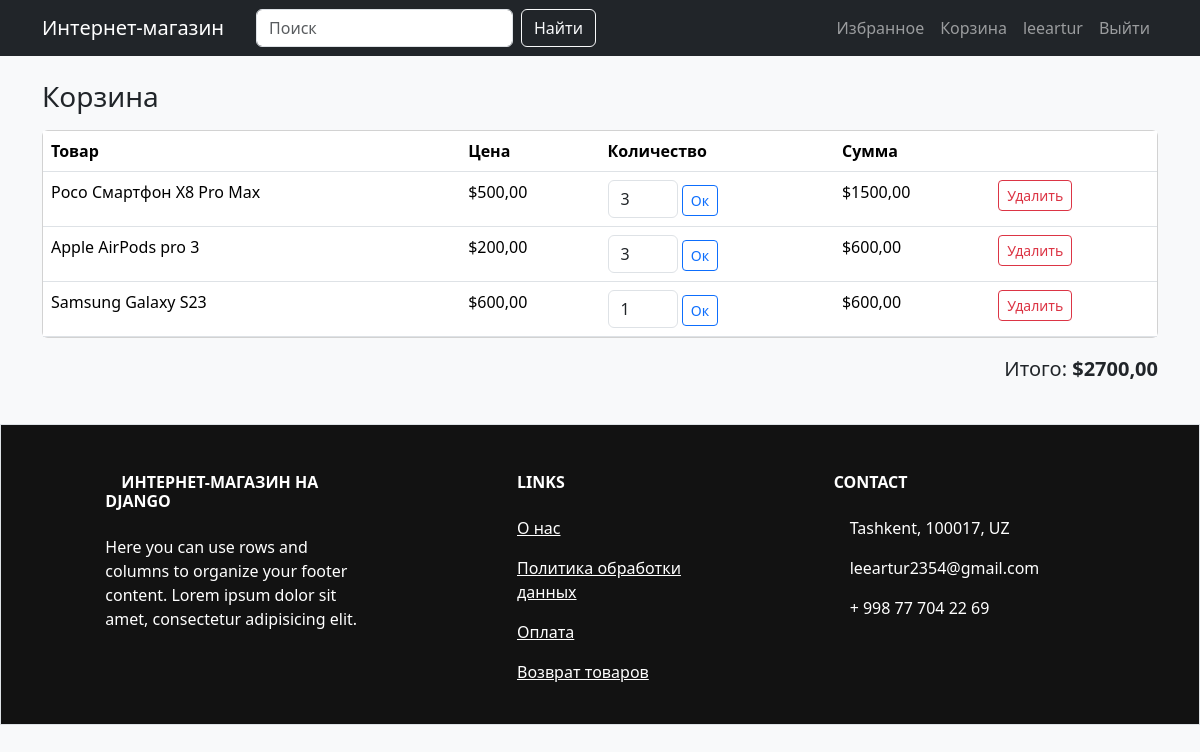
/shop/ (signed in), run on the app's committed database.
### shop/models.py (models this page shows, shortened)
class CartItem(models.Model):
    cart = models.ForeignKey(Cart, on_delete=models.CASCADE, related_name='items', verbose_name='Корзина')
    product = models.ForeignKey('catalog.Product', on_delete=models.CASCADE, verbose_name='Товар')
    quantity = models.PositiveIntegerField(default=1, validators=[MinValueValidator(1)], verbose_name='Количество')
    class Meta:
        verbose_name = 'Товар в корзине'
        verbose_name_plural = 'Товары в корзине'
        unique_together = ('cart', 'product')
    @property
    def total_price(self):
        return self.product.price * self.quantity

class Cart(models.Model):
    user = models.OneToOneField(User, on_delete=models.CASCADE, related_name='cart', verbose_name='Пользователь')
    created_at = models.DateTimeField(auto_now_add=True)
    updated_at = models.DateTimeField(auto_now=True)
    class Meta:
        verbose_name = 'Корзина'
        verbose_name_plural = 'Корзины'
    @property
    def total_price(self):
        return sum((item.total_price for item in self.items.select_related('product')), 0)

### catalog/models.py (models this page shows, shortened)
class Product(models.Model):
    category = models.ForeignKey(Category, on_delete=models.PROTECT, related_name='products', verbose_name='Категория')
    name = models.CharField(max_length=255, verbose_name='Название')
    slug = models.SlugField(unique=True, verbose_name='Слаг')
    description = models.TextField(blank=True, verbose_name='Описание')
    price = models.DecimalField(max_digits=10, decimal_places=2, validators=[MinValueValidator(0)], verbose_name='Цена')
    old_price = models.DecimalField(max_digits=10, decimal_places=2, validators=[MinValueValidator(0)],
                                    null=True, blank=True, verbose_name='Старая цена')
    image = models.ImageField(upload_to='products/', null=True, blank=True, verbose_name='Изображение')
    stock = models.PositiveIntegerField(default=0, verbose_name='Наличие')
    is_active = models.BooleanField(default=True, verbose_name='Активность')
    is_featured = models.BooleanField(default=False, verbose_name='Рекомендуемый')
    is_new = models.BooleanField(default=False, verbose_name='Новинка')
    created_at = models.DateTimeField(auto_now_add=True, verbose_name='Дата создания')
    updated_at = models.DateTimeField(auto_now=True, verbose_name='Дата обновления')
    class Meta:
        verbose_name = 'Товар'
        verbose_name_plural = 'Товары'
        ordering = ['-created_at']

### shop/views.py (the view)
# urls.py: path('', cart_view, name='cart'),
@login_required
def cart_view(request):
    cart, _ = Cart.objects.get_or_create(user=request.user)
    return render(request, 'shop/cart.html', {'cart': cart})

### templates/shop/cart.html (shortened to what this page needs)
{% extends 'base.html' %}
{% block content %}
    <h1 class="h3 mb-3">Корзина</h1>
    {% if cart.items.all %}
        <div class="card">
            <div class="table-responsive">
                <table class="table mb-0">
                    <thead>
                        <tr>
                            <th>Товар</th>
                            <th>Цена</th>
                            <th>Количество</th>
                            <th>Сумма</th>
                            <th></th>
                        </tr>
                    </thead>
                    <tbody>
                        {% for item in cart.items.all %}
                            <tr>
                                <td>{{ item.product.name }}</td>
                                <td>${{ item.product.price }}</td>
                                <td>
                                    <form action="{% url 'update_cart_item' item.id %}" method="post">
                                        <input class="form-control d-inline-block" style="width: 70px" type="number"
                                               min="0" max="{{ item.product.stock }}" name="quantity" value="{{ item.quantity }}">
                                        <button class="btn btn-sm btn-outline-primary" type="submit">Ок</button>
                                    </form>
                                </td>
                                <td>${{ item.total_price }}</td>
                                <td>
                                    <form action="{% url 'remove_cart_item' item.id %}" method="post">
                                        <button class="btn btn-sm btn-outline-danger" type="submit">Удалить</button>
                                    </form>
                                </td>
                            </tr>
                        {% endfor %}
                    </tbody>
                </table>
            </div>
        </div>
        <p class="text-end fs-5 mt-3">Итого: <b>${{ cart.total_price }}</b></p>
    {% else %}
        <p>Корзина пуста.</p>
    {% endif %}
{% endblock %}

### templates/base.html (shortened to what this page needs)
{% load static %}
<!doctype html>
<html lang="ru">
<head>
    <link href="https://cdn.jsdelivr.net/npm/bootstrap@5.3.3/dist/css/bootstrap.min.css" rel="stylesheet">
    <link rel="stylesheet" href="{% static 'css/style.css' %}">
</head>
<body class="bg-light" contenteditable="false">
    <nav class="navbar navbar-expand-lg navbar-dark bg-dark">
        <div class="container">
            <a class="navbar-brand" href="{% url 'catalog' %}">Интернет-магазин</a>
            <div class="collapse navbar-collapse" id="menu">
                <form class="d-flex ms-lg-3 my-2 my-lg-0" action="{% url 'catalog' %}">
                    <input class="form-control me-2" name="q" value="{{ query }}" placeholder="Поиск">
                    <button class="btn btn-outline-light" type="submit">Найти</button>
                </form>
                <ul class="navbar-nav ms-auto">
                    {% if user.is_authenticated %}
                        <li class="nav-item">
                            <a class="nav-link" href="{% url 'wishlist' %}">Избранное</a>
                        </li>
                        <li class="nav-item">
                            <a class="nav-link" href="{% url 'cart' %}">Корзина</a>
                        </li>
                        <li class="nav-item">
                            <span class="nav-link">{{ user.username }}</span>
                        </li>
                        <li class="nav-item">
                            <form action="{% url 'logout' %}" method="post">
                                <button class="nav-link border-0 bg-transparent" type="submit">Выйти</button>
                            </form>
                        </li>
                    {% endif %}
                </ul>
            </div>
        </div>
    </nav>
    <main class="container py-4">
        {% block content %}{% endblock %}
    </main>
<footer class="text-center text-lg-start bg-body-tertiary text-muted">
  <section class="border" style="background-color: #121212;">
    <div class="container text-center text-md-start mt-5" style="color: #fff;">
      <div class="row mt-3">
        <div class="col-md-3 col-lg-4 col-xl-3 mx-auto mb-4">
          <h6 class="text-uppercase fw-bold mb-4">
            Интернет-магазин на Django
          </h6>
          <p>
            Here you can use rows and columns to organize your footer content. Lorem ipsum
            dolor sit amet, consectetur adipisicing elit.
          </p>
        </div>
        <div class="col-md-2 col-lg-2 col-xl-2 mx-auto mb-4">
          <h6 class="text-uppercase fw-bold mb-4">
            Links
          </h6>
          <p>
            <a href="#!" class="text-reset">О нас</a>
          </p>
          <p>
            <a href="#!" class="text-reset">Политика обработки данных</a>
          </p>
          <p>
            <a href="#!" class="text-reset">Оплата</a>
          </p>
          <p>
            <a href="#!" class="text-reset">Возврат товаров</a>
          </p>
        </div>
        <div class="col-md-4 col-lg-3 col-xl-3 mx-auto mb-md-0 mb-4">
          <h6 class="text-uppercase fw-bold mb-4">Contact</h6>
          <p> Tashkent, 100017, UZ</p>
          <p>
            leeartur2354@gmail.com
          </p>
          <p> + 998 77 704 22 69</p>
        </div>
      </div>
    </div>
  </section>
</footer>
</body>
</html>

### data on the page
CartItem: product.name "Poco Смартфон X8 Pro Max", product.price "500,00", quantity "3", total_price "1500,00"
CartItem: product.name "Apple AirPods pro 3", product.price "200,00", quantity "3", total_price "600,00"
CartItem: product.name "Samsung Galaxy S23", product.price "600,00", quantity "1", total_price "600,00"
Cart: total_price "2700,00"

### other printed values
{{ user.username }} "leeartur"
